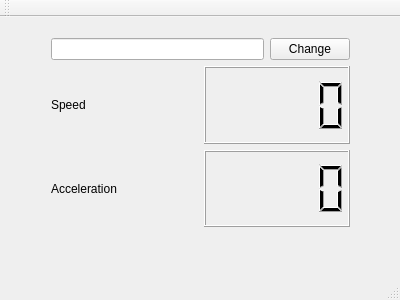
<?xml version="1.0" encoding="UTF-8"?>
<ui version="4.0">
 <class>MainWindow</class>
 <widget class="QMainWindow" name="MainWindow">
  <property name="geometry">
   <rect>
    <x>0</x>
    <y>0</y>
    <width>400</width>
    <height>300</height>
   </rect>
  </property>
  <property name="windowTitle">
   <string>MainWindow</string>
  </property>
  <widget class="QWidget" name="centralWidget">
   <widget class="QWidget" name="">
    <property name="geometry">
     <rect>
      <x>40</x>
      <y>10</y>
      <width>321</width>
      <height>211</height>
     </rect>
    </property>
    <layout class="QVBoxLayout" name="verticalLayout_2">
     <item>
      <layout class="QHBoxLayout" name="horizontalLayout_2">
       <item>
        <layout class="QHBoxLayout" name="horizontalLayout">
         <item>
          <widget class="QLineEdit" name="lineEdit"/>
         </item>
        </layout>
       </item>
       <item>
        <widget class="QPushButton" name="pushButton">
         <property name="text">
          <string>Change</string>
         </property>
        </widget>
       </item>
      </layout>
     </item>
     <item>
      <layout class="QVBoxLayout" name="verticalLayout">
       <item>
        <layout class="QHBoxLayout" name="horizontalLayout_3">
         <item>
          <widget class="QLabel" name="label">
           <property name="text">
            <string>Speed</string>
           </property>
          </widget>
         </item>
         <item>
          <widget class="QLCDNumber" name="lcdSpeed"/>
         </item>
        </layout>
       </item>
       <item>
        <layout class="QHBoxLayout" name="horizontalLayout_4">
         <item>
          <widget class="QLabel" name="label_2">
           <property name="text">
            <string>Acceleration</string>
           </property>
          </widget>
         </item>
         <item>
          <widget class="QLCDNumber" name="lcdAcceleration"/>
         </item>
        </layout>
       </item>
      </layout>
     </item>
    </layout>
   </widget>
  </widget>
  <widget class="QMenuBar" name="menuBar">
   <property name="geometry">
    <rect>
     <x>0</x>
     <y>0</y>
     <width>400</width>
     <height>29</height>
    </rect>
   </property>
  </widget>
  <widget class="QToolBar" name="mainToolBar">
   <attribute name="toolBarArea">
    <enum>TopToolBarArea</enum>
   </attribute>
   <attribute name="toolBarBreak">
    <bool>false</bool>
   </attribute>
  </widget>
  <widget class="QStatusBar" name="statusBar"/>
 </widget>
 <layoutdefault spacing="6" margin="11"/>
 <resources/>
 <connections/>
</ui>
